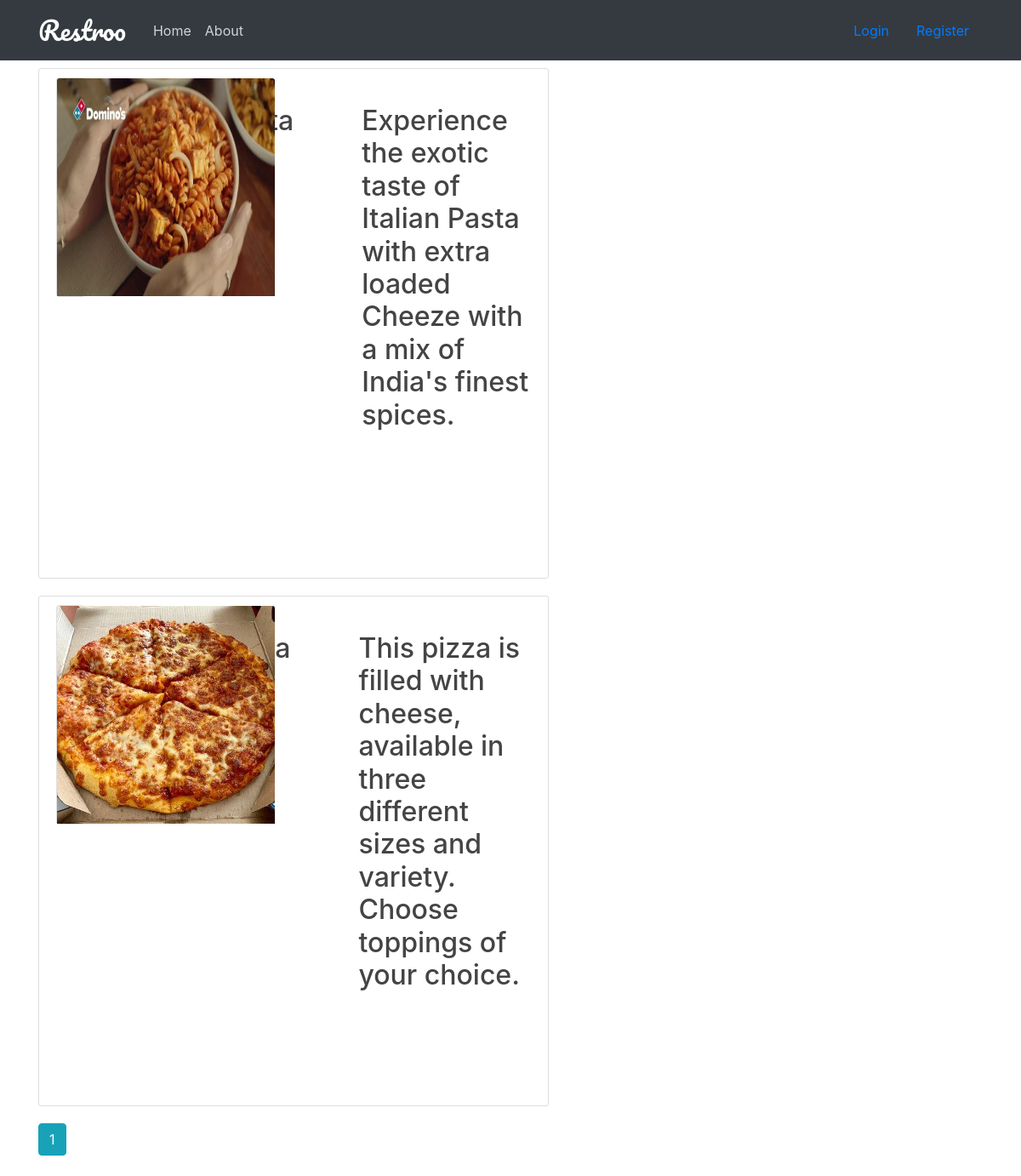
The page /user_medias/5 on the database its author committed.
### restroo/models.py (models this page shows, shortened)
class Media(db.Model):
    id = db.Column(db.Integer, primary_key=True)
    title = db.Column(db.String(100), nullable=False)
    date_posted = db.Column(db.DateTime, nullable=False, default=datetime.utcnow)
    image_file = db.Column(db.String(20), nullable=False, default='default.jpg')
    content = db.Column(db.String(500), nullable=False)
    rest_id = db.Column(db.Integer, db.ForeignKey('user.id'), nullable=False)

### restroo/routes.py (the view)
@app.route("/user_medias/<int:id>")
def user_medias(id):
    page = request.args.get('page', 1, type=int)
    user = User.query.filter_by(id=id).first_or_404()
    medias = Media.query.filter_by(rest_id=id).order_by(Media.date_posted.desc()).paginate(page=page, per_page=5)
    return render_template('user_medias.html', medias=medias, user=user)

### restroo/templates/user_medias.html (shortened to what this page needs)
{% extends "layout.html" %}
{% block content %}
    {% for media in medias.items %}
        <article class="media content-section card-sec">
            <div class="card" style="width: 16rem; margin-right: 5rem;">
                <img class="card-img-top" src="{{ url_for('static', filename='media_files/' + media.image_file) }}" alt="Card image cap" style="height: 16rem; width:16rem;">
            </div>
            <div style="margin-top: 1rem; margin-left: 5rem;">
                <p><h2>{{ media.title }}</h2></p>
            </div>
            <div style="margin-top: 1rem; margin-left: 5rem;">
            <p ><h2>{{ media.content }}</h2></p>
             </div>
        </article>
    {% endfor %}
    {% for page_num in medias.iter_pages(left_edge=1, right_edge=1, left_current=1, right_current=2) %}
        {% if page_num %}
            {% if medias.page == page_num %}
                <a class="btn btn-info mb-4" href="{{ url_for('user_medias', id=user.id, page=page_num) }}">{{ page_num }}</a>
            {% else %}
                <a class="btn btn-outline-info mb-4" href="{{ url_for('user_medias', id=user.id, page=page_num) }}">{{ page_num }}</a>
            {% endif %}
        {% else %}
            ...
        {% endif %}
    {% endfor %}
{% endblock content %}

### restroo/static/main.css (style rules this page uses)
body { background-image: url('pexels-pixabay-326279.jpg'); background-repeat: no-repeat; background-attachment: fixed; background-size: cover; color: #333333; margin-top: 5rem; }
h1, h2, h3, h4, h5, h6 { color: #444444; }
.content-section { background: #ffffff; padding: 10px 20px; border: 1px solid #dddddd; border-radius: 3px; margin-bottom: 20px; }
.card-sec { height: 600px;; width: 600px; }

### rows shown on the page
Media: image_file (picture), content "Experience the exotic taste of Italian Pasta with extra loaded Cheeze with a mix of India's finest spices."
Media: image_file (picture), content "This pizza is filled with cheese, available in three different sizes and variety. Choose toppings of your choice."

### other values the page prints
{{ page_num }} "1"
